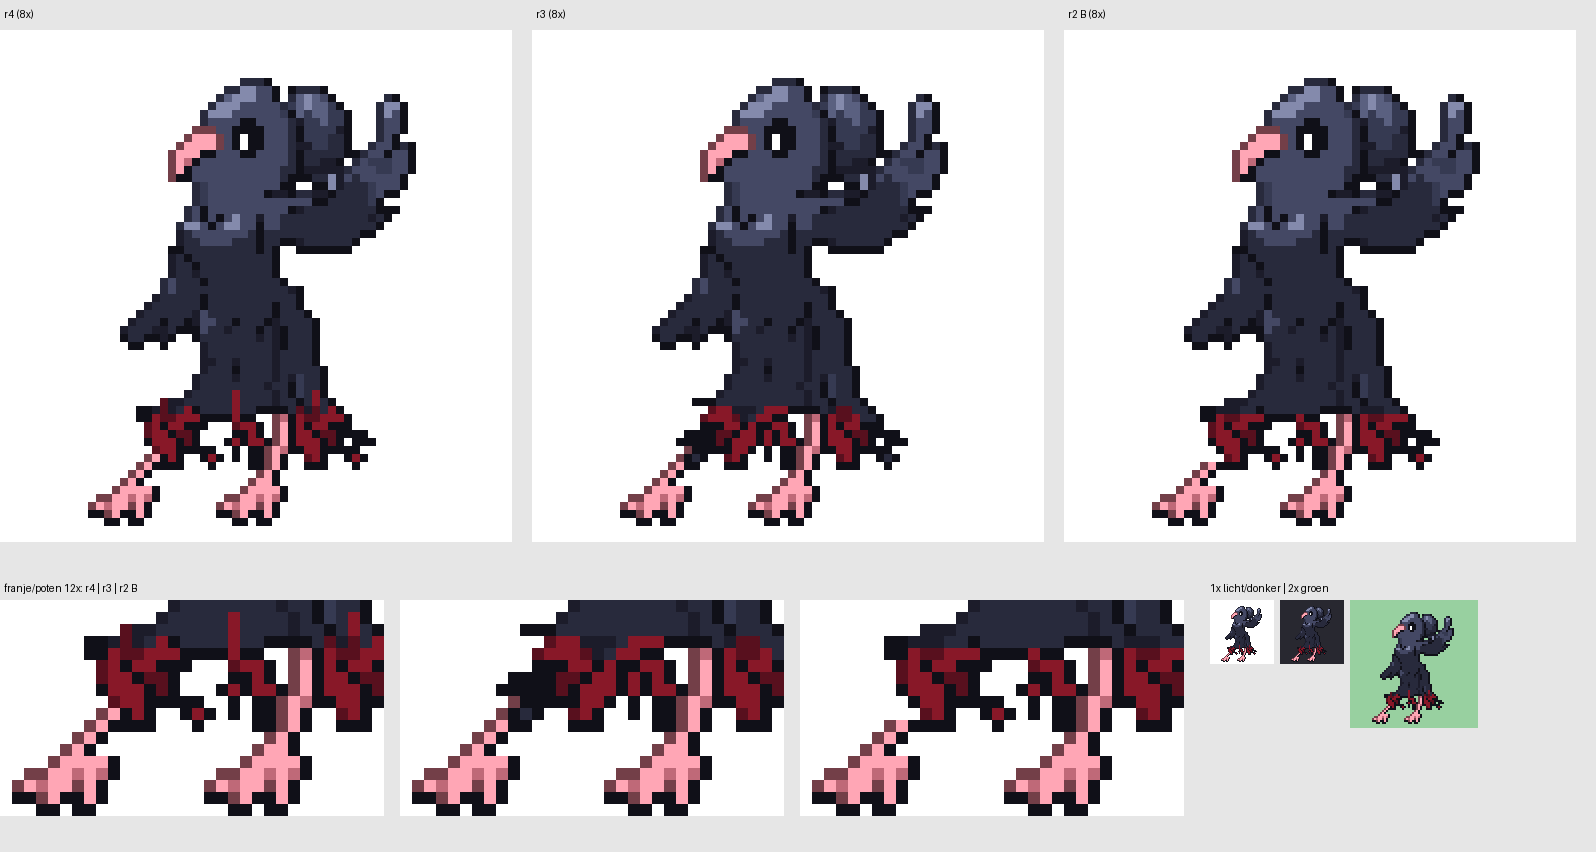

Recreate this plot in Python.
# vel.png r3: r3 (B) | r2 B | model op 8x ; poten 12x r3|r2 ; 1x licht/donker
import numpy as np; from PIL import Image, ImageDraw
Z=8
def ld(p):
    im=Image.open(p); im.load(); return im.convert('RGBA').crop((0,0,64,64))
def op(im,bg,z):
    b=Image.new('RGB',(im.width*z,im.height*z),bg); r=im.resize(b.size,Image.NEAREST); b.paste(r,(0,0),r); return b
s4=ld('tango_r4.png'); s3=ld('../sprite_r3/tango_r3.png'); s2=ld('../sprite_r2/tango_B.png')
W=Image.new('RGB',(532*3,512+40+260+40),(230,230,230)); d=ImageDraw.Draw(W)
for i,(im,t) in enumerate(((s4,'r4 (8x)'),(s3,'r3 (8x)'),(s2,'r2 B (8x)'))):
    W.paste(op(im,(255,255,255),Z),(i*532,30)); d.text((i*532+4,8),t,fill='black')
y=600; d.text((4,y-18),'franje/poten 12x: r4 | r3 | r2 B',fill='black')
for i,im in enumerate((s4,s3,s2)): W.paste(op(im.crop((10,44,42,62)),(255,255,255),12),(i*400,y))
d.text((1210,y-18),'1x licht/donker | 2x groen',fill='black')
W.paste(op(s4,(255,255,255),1),(1210,y)); W.paste(op(s4,(40,40,48),1),(1280,y)); W.paste(op(s4,(152,208,160),2),(1350,y))
W.save('vel.png'); print(W.size)
